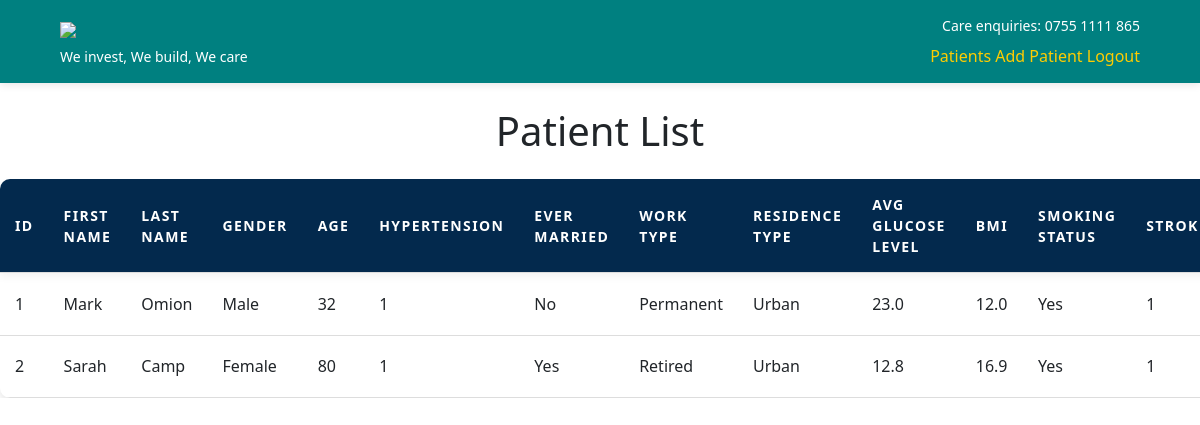
/patient (signed in), run on the app's committed database.
### myapp/models.py (models this page shows, shortened)
class Patient(db.Model):
    id = db.Column(db.Integer, primary_key=True)
    first_name = db.Column(db.String(50), nullable=False)
    last_name = db.Column(db.String(50), nullable=False)
    middle_name = db.Column(db.String(50), nullable=True)
    phone_number = db.Column(db.String(15), nullable=False)
    address = db.Column(db.String(100), nullable=False)
    gender = db.Column(db.String(6), nullable=False)  # "Male", "Female", or "Other"
    age = db.Column(db.Integer, nullable=False)
    hypertension = db.Column(db.Integer, nullable=False)  # 0 or 1
    ever_married = db.Column(db.String(3), nullable=False)  # "No" or "Yes"
    work_type = db.Column(db.String(20), nullable=False)  # Various work types
    residence_type = db.Column(db.String(5), nullable=False)  # "Rural" or "Urban"
    avg_glucose_level = db.Column(db.Float, nullable=False)
    bmi = db.Column(db.Float, nullable=False)
    smoking_status = db.Column(db.String(20), nullable=False)  # Smoking status
    stroke = db.Column(db.Integer, nullable=False)  # 0 or 1

### myapp/routes.py (the view)
@app.route("/patient", methods=["GET"])
@login_required
def patient():
    patients = Patient.query.all()
    return render_template('patient.html', patients=patients)

### myapp/models.py (called while the page is built)
@login_manager.user_loader
def load_user(user_id):
    return User.query.get(int(user_id))

### myapp/templates/patient.html (shortened to what this page needs)
{% extends 'layout.html' %}
{% block content %}
    <h1 class="text-center mt-4 mb-4">Patient List</h1>
    <div class="table-responsive">
    <table class="container">
        <thead>
            <tr>
                <th>ID</th>
                <th>First Name</th>
                <th>Last Name</th>
                <th>Gender</th>
                <th>Age</th>
                <th>Hypertension</th>
                <th>Ever Married</th>
                <th>Work Type</th>
                <th>Residence Type</th>
                <th>Avg Glucose Level</th>
                <th>BMI</th>
                <th>Smoking Status</th>
                <th>Stroke</th>
            </tr>
        </thead>
        <tbody>
            {% for patient in patients %}
            <tr>
                <td>{{ loop.index }}</td>
                <td>{{ patient.first_name }}</td>
                <td>{{ patient.last_name }}</td>
                <td>{{ patient.gender }}</td>
                <td>{{ patient.age }}</td>
                <td>{{ patient.hypertension }}</td>
                <td>{{ patient.ever_married }}</td>
                <td>{{ patient.work_type }}</td>
                <td>{{ patient.residence_type }}</td>
                <td>{{ patient.avg_glucose_level }}</td>
                <td>{{ patient.bmi }}</td>
                <td>{{ patient.smoking_status }}</td>
                <td>{{ patient.stroke }}</td>
            </tr>
            {% endfor %}
        </tbody>
    </table>
</div>
{% endblock %}

### myapp/templates/layout.html (shortened to what this page needs)
<!DOCTYPE html>
<html lang="en">
  <head>
    <link
      href="https://cdn.jsdelivr.net/npm/bootstrap@5.0.2/dist/css/bootstrap.min.css"
      rel="stylesheet"
 />
  <link rel="stylesheet" href="{{ url_for('static', filename='style.css') }}">
  </head>
  <body>
    <div class="wrapper">
      <header class="">
        <div class="header-wrapper container">
        <div class="header-left">
          <a href="{{url_for('index')}}"
            ><img
              src="https://th.bing.com/th/id/OIP.7dIX6PZT-M3R0few0vpR0gHaHa?w=173&h=180&c=7&r=0&o=5&pid=1.7"
          /></a>
          <p>We invest, We build, We care</p>
        </div>
        <div class="header-right">
          <div class="header-right-top">
            <span>Care enquiries: </span><span>0755 1111 865</span>
          </div>
          <div class="header-right-bottom">
            <a href="{{url_for('patient')}}">Patients</a>
            <a href="{{url_for('add_patient')}}">Add Patient</a>
            {% if current_user.is_authenticated %}
            <a href="{{url_for('logout')}}">Logout</a>
            {% else %}
            <a href="{{url_for('register')}}">Register</a>
            <a href="{{url_for('login')}}">Login</a>
            {% endif %}
          </div>
        </div>
      </div>
      </header>
    {% block content %} {% endblock %}
  </div>
  </body>
</html>

### myapp/static/style.css (style rules this page uses)
* { margin:0; padding:0; box-sizing:border-box; }
a { text-decoration: none; color:inherit; }
.wrapper { height: 100vh; }
header { background-color: teal; box-shadow: 0px 2px 8px rgba(0, 0, 0, 0.1); }
.header-wrapper { color: white; display: flex; justify-content: space-between; align-items: center; padding: 15px 30px; }
.header-left { display: flex; flex-direction: column; align-items: flex-start; }
.header-left a { margin-bottom: 5px; }
.header-left img { width: 60px; }
.header-left p { font-size: 14px; font-weight: 500; margin: 0; }
.header-right { display: flex; flex-direction: column; align-items: flex-end; }
.header-right-top { font-size: 14px; margin-bottom: 8px; }
.header-right-bottom a { color: #ffcc00; text-decoration: none; font-weight: 500; margin-left: 15; font-style: uppercase; }
table { width: 100%; border-collapse: collapse; background-color: white; box-shadow: 0 4px 8px rgba(0, 0, 0, 0.1); border-radius: 10px; overflow: hidden; animation: fadeInUp 0.8s ease; }
th, td { padding: 15px; text-align: left; border-bottom: 1px solid #ddd; transition: background-color 0.3s ease, color 0.3s ease; }
th { background-color: #03294d; color: white; text-transform: uppercase; font-weight: bold; letter-spacing: 0.1em; font-size:14px; }
td { font-size: 1rem; }
thead { box-shadow: 0 4px 8px rgba(0, 0, 0, 0.05); }

### data on the page
Patient: first_name "Mark", last_name "Omion", gender "Male", age "32", hypertension "1", ever_married "No", work_type "Permanent", residence_type "Urban", avg_glucose_level "23.0", bmi "12.0", smoking_status "Yes", stroke "1"
Patient: first_name "Sarah", last_name "Camp", gender "Female", age "80", hypertension "1", ever_married "Yes", work_type "Retired", residence_type "Urban", avg_glucose_level "12.8", bmi "16.9", smoking_status "Yes", stroke "1"
